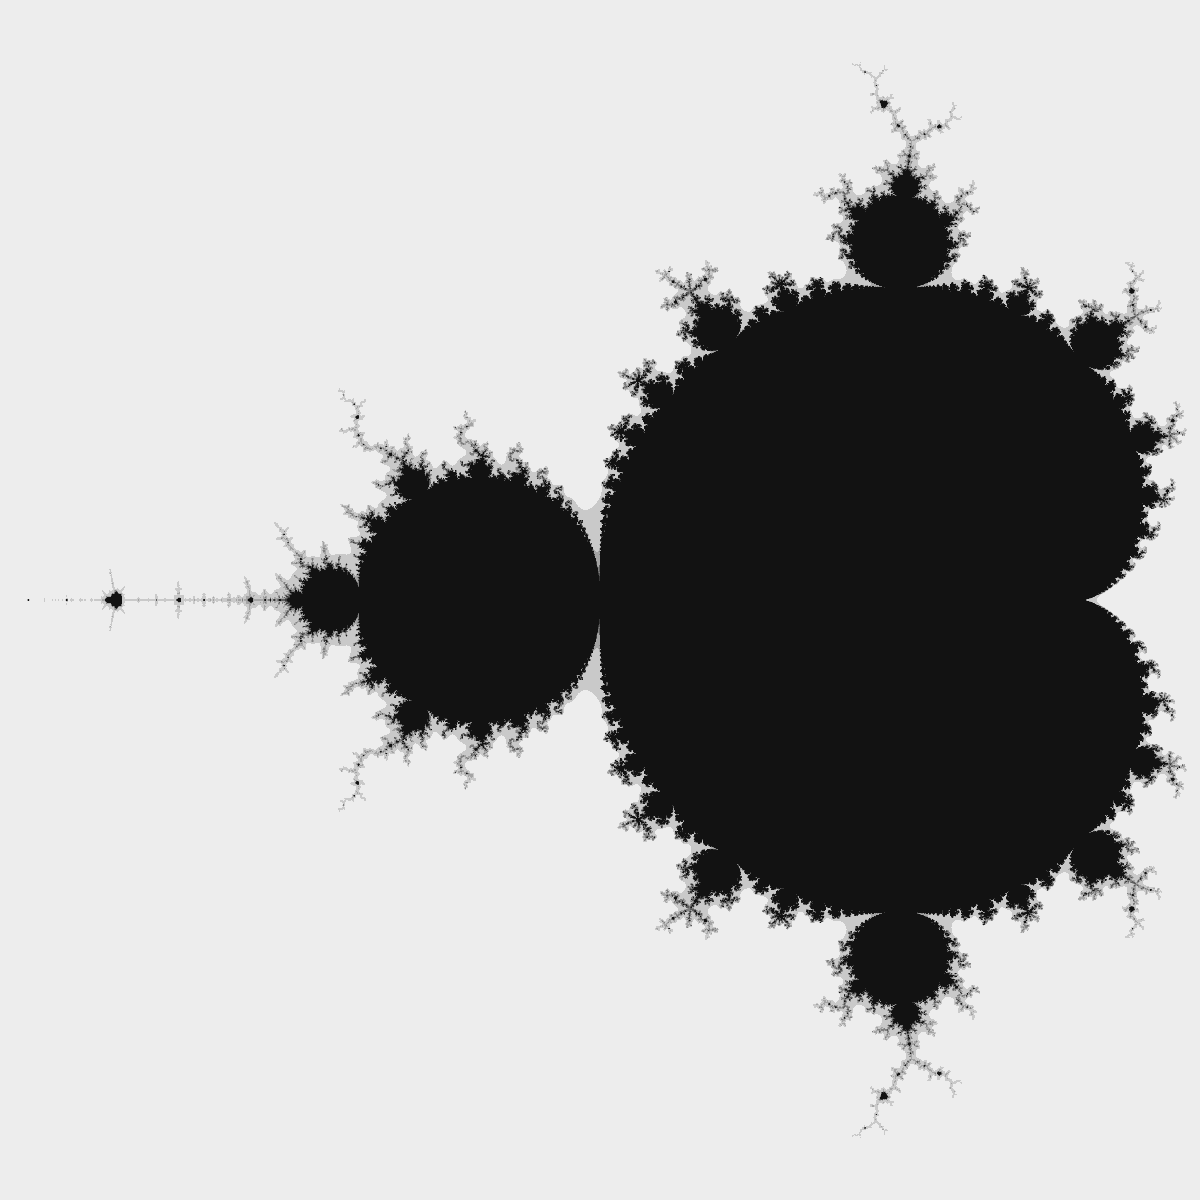

Reproduce this figure in Python.
import numpy as np
import matplotlib.pyplot as plt
from numba import vectorize, f8, c16

start_value = 0
threshold = 2
max_iterations = 100
num_samples = 3000

@vectorize([f8(c16)])
def f(c):
	# Start value
	z = start_value

	# Iteration
	k = 0
	while np.abs(z) <= threshold:
		z = z**2+c
		if (k > max_iterations):
			break
		k += 1

	return k/max_iterations

# 2d conversion
def px(x,y):
	return f(x+1j*y)

# Plot
figure = plt.figure(figsize=(12,12), frameon=False)
axis = plt.Axes(figure, [0., 0., 1., 1.])

figure.add_axes(axis)
axis.axis('off')

xs = np.linspace(-2, 0.5, num_samples)
ys = np.linspace(-1.25, 1.25, num_samples)

X, Y = np.meshgrid(xs, ys)

Z = px(X, Y)

plt.contourf(X, Y, Z, cmap="binary")
plt.savefig("mandelbrot_set.png")